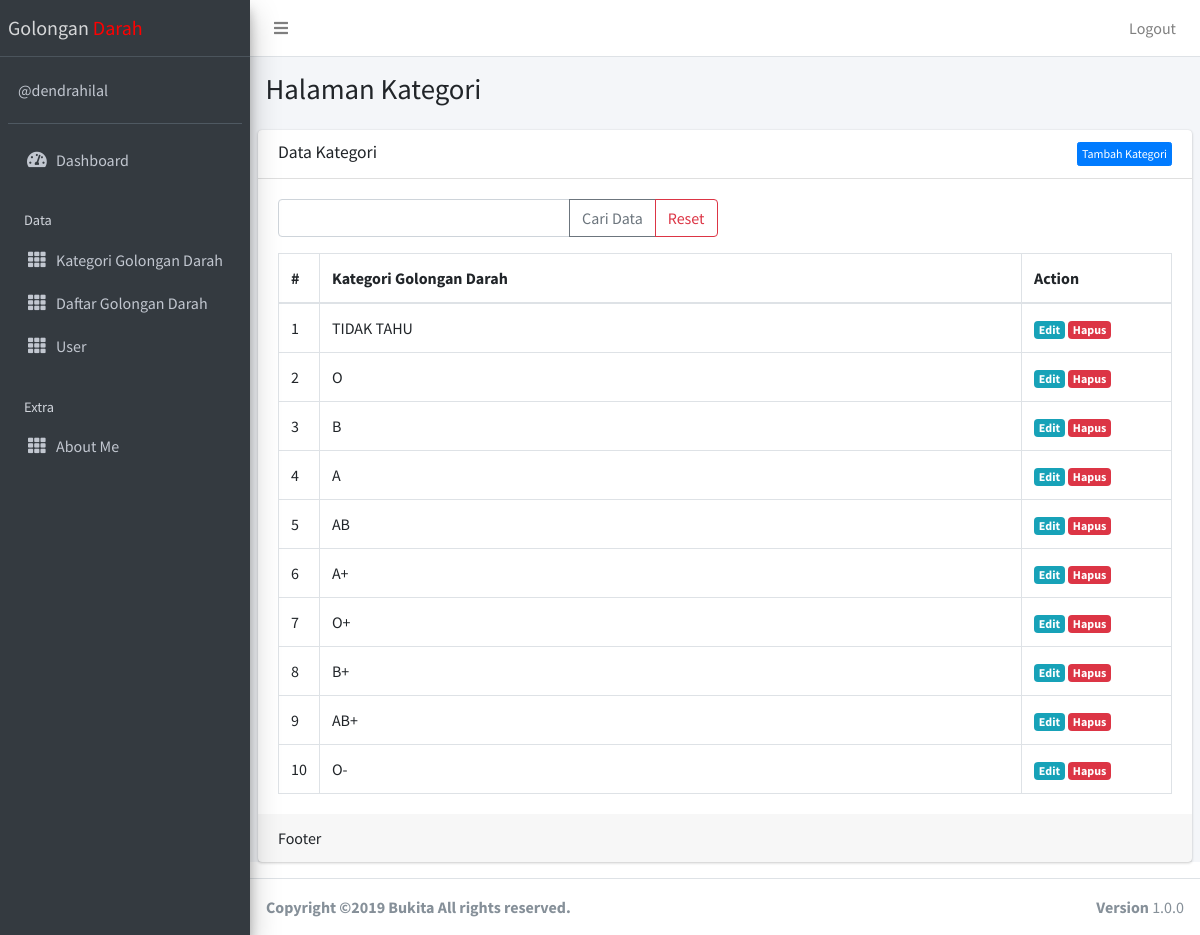
The page /public/kategori (signed in) on the database its author committed.
### tables this page shows
CREATE TABLE `kategori` (
  `id` int(11) NOT NULL,
  `nama_kategori` varchar(20) NOT NULL
);

### app/core/Controller.php (called while the page is built, shortened)
<?php
class Controller{
	public function view($view, $data = [])
	{
		require_once '../app/views/' . $view . '.php';
	}
	public function model($model)
	{
		return new $model;
	}
}

### app/controllers/Kategori.php (called while the page is built, shortened)
<?php
class Kategori extends Controller {
	public function index()
	{
		$data['title'] = 'Data Kategori';
		$data['kategori'] = $this->model('KategoriModel')->getAllKategori();
		$this->view('kategori/index', $data);
	}
}

### app/core/App.php (called while the page is built, shortened)
<?php
class App{
	protected $method = 'index';
	protected $params = [];
	public function __construct(){
		$this->controller = new $this->controller;
		call_user_func_array([$this->controller, $this->method], $this->params);
	}
}

### public/index.php (called while the page is built, shortened)
<?php
$app = new App;

### app/core/Database.php (called while the page is built, shortened)
<?php
class Database{
	private $host = DB_HOST;
	private $user = DB_USER;
	private $pass = DB_PASS;
	private $dbnm = DB_NAME;
	private $dbh;
	private $stmt;
	public function __construct()
	{
		$dsn = 'mysql:host='. $this->host .';dbname='. $this->dbnm;
		$option = [
			PDO::ATTR_PERSISTENT => true,
			PDO::ATTR_ERRMODE => PDO::ERRMODE_EXCEPTION
		];
		try{
			$this->dbh = new PDO($dsn,$this->user,$this->pass, $option);
		}catch(PDOException $e){
			die($e->getMessage());
		}
	}
	public function query($query)
	{
		$this->stmt = $this->dbh->prepare($query);
	}
	public function execute()
	{
		$this->stmt->execute();
	}
	public function resultSet()
	{
		$this->execute();
		return $this->stmt->fetchAll(PDO::FETCH_ASSOC);
	}
}

### app/models/KategoriModel.php (called while the page is built, shortened)
<?php
class KategoriModel {
	private $table = 'kategori';
	private $db;
	public function __construct()
	{
		$this->db = new Database;
	}
	public function getAllKategori()
	{
		$this->db->query('SELECT * FROM ' . $this->table);
		return $this->db->resultSet();
	}
}

### app/views/kategori/index.php (the view, shortened to what this page needs)
  <div class="content-wrapper">
    <section class="content-header">
      <div class="container-fluid">
        <div class="row mb-2">
          <div class="col-sm-6">
            <h1>Halaman Kategori</h1>
          </div>
        </div>
      </div>
    </section>
    <section class="content">
      <div class="card">
        <div class="card-header">
          <h3 class="card-title"><?= $data['title'] ?></h3> <a href="<?= base_url; ?>/kategori/tambah" class="btn float-right btn-xs btn btn-primary">Tambah Kategori</a>
        </div>
        <div class="card-body">
      <form action="<?= base_url; ?>/kategori/cari" method="post">
 <div class="row mb-3">
    <div class="col-lg-6">
      <div class="input-group">
        <input type="text" class="form-control" placeholder="" name="key" >
    <div class="input-group-append">
          <button class="btn btn-outline-secondary" type="submit">Cari Data</button>
          <a class="btn btn-outline-danger" href="<?= base_url; ?>/kategori" >Reset</a>
    </div>
  </div>
  </div>
</div>
    </form>
          <table class="table table-bordered">
                  <thead>
                    <tr>
                      <th style="width: 10px">#</th>
                      <th>Kategori Golongan Darah</th>
                      <th style="width: 150px">Action</th>
                    </tr>
                  </thead>
                  <tbody>
                  <?php $no=1; ?>
                    <?php foreach ($data['kategori'] as $row) :?>
                    <tr>
                      <td><?= $no; ?></td>
                      <td><?= $row['nama_kategori'];?></td>
                      <td>
                        <a href="<?= base_url; ?>/kategori/edit/<?= $row['id'] ?>" class="badge badge-info ">Edit</a> <a href="<?= base_url; ?>/kategori/hapus/<?= $row['id'] ?>" class="badge badge-danger" onclick="return confirm('Hapus data?');">Hapus</a>
                      </td>
                    </tr>
                    <?php $no++; endforeach; ?>
                  </tbody>
                </table>
        </div>
        <div class="card-footer">
          Footer
        </div>
      </div>
    </section>
  </div>

### rows shown on the page
kategori: nama_kategori "TIDAK TAHU"
kategori: nama_kategori "O"
kategori: nama_kategori "B"
kategori: nama_kategori "A"
kategori: nama_kategori "AB"
kategori: nama_kategori "A+"
kategori: nama_kategori "O+"
kategori: nama_kategori "B+"
kategori: nama_kategori "AB+"
kategori: nama_kategori "O-"

### other values the page prints
$data['title'] "Data Kategori"
